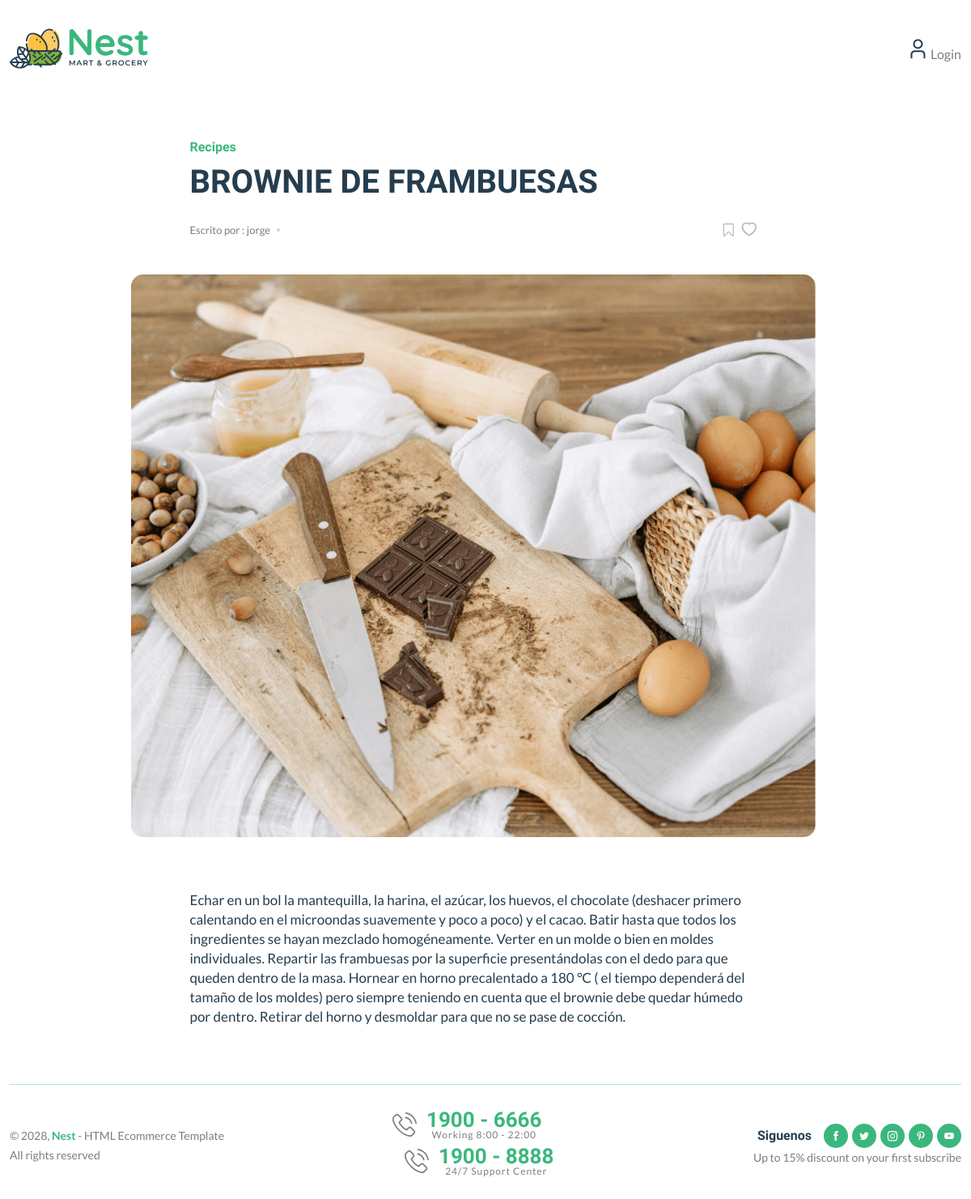
Page /blog/brownie-de-frambuesas on the committed database.
### blogs/models.py (models this page shows, shortened)
class Blog(models.Model):
    title = models.CharField(max_length=100)
    slug = models.SlugField(max_length=150,unique=True, blank=True)
    category = models.ForeignKey(Categorias, on_delete=models.CASCADE)
    author = models.ForeignKey(User, on_delete=models.CASCADE)
    featured_image = models.ImageField(upload_to='uploads/%Y/%m/%d')
    short_description = models.TextField(max_length=500)
    blog_body = models.TextField(max_length=2000)
    status = models.TextField(max_length=20,choices=STATUS_CHOICES, default="Draft")
    is_featured = models.BooleanField(default=False)
    created_at = models.DateTimeField(auto_now_add=True)
    update_at = models.DateTimeField(auto_now=True)

### blogs/views.py (the view)
# urls.py: path('blog/<slug:slug>', BlogViews.blogs, name='blogs'),
def blogs(request, slug):
    single_blog = get_object_or_404(Blog, slug = slug)
    context = {
        'single_blog': single_blog
    }
    return render(request, 'blogs.html',context)

### blogs/context_processor.py (called while the page is built)
def get_categories(request):
    categories = Categorias.objects.all()
    return dict(categories=categories)

### templates/blogs.html (shortened to what this page needs)
{% extends 'base.html' %}
{% load static %}
{% block content%}
<main class="main">
    <div class="page-content mb-50">
        <div class="container">
            <div class="row">
                <div class="col-lg-9 m-auto">
                    <div class="single-page pt-50 pr-30">
                        <div class="single-header style-2">
                            <div class="row">
                                <div class="col-xl-10 col-lg-12 m-auto">
                                    <h6 class="mb-10"><a href="#">Recipes</a></h6>
                                    <h2 class="mb-10">{{ single_blog.title}}</h2>
                                    <div class="single-header-meta">
                                        <div class="entry-meta meta-1 font-xs mt-15 mb-15">
                                            <span class="post-by">Escrito por : {{ single_blog.author }}</span>
                                        </div>
                                        <div class="social-icons single-share">
                                            <ul class="text-grey-5 d-inline-block">
                                                <li class="mr-5"><a href="#"><img src="{% static 'assets/imgs/theme/icons/icon-bookmark.svg' %}" alt=""></a></li>
                                                <li><img src="{% static 'assets/imgs/theme/icons/icon-heart-2.svg' %}" alt=""></li>
                                            </ul>
                                        </div>
                                    </div>
                                </div>
                            </div>
                        </div>
                        <figure class="single-thumbnail">
                            <img src="{{ single_blog.featured_image.url }}"  alt="">
                        </figure>
                        <div class="single-content">
                            <div class="row">
                                <div class="col-xl-10 col-lg-12 m-auto">
                                    <p>{{ single_blog.blog_body }}</p>
                            </div>
                        </div>
                    </div>
                </div>
            </div>
        </div>
    </div>
    </div>
</main>
{% endblock %}

### rows in the picture
Blog: title "BROWNIE DE FRAMBUESAS", author "jorge", featured_image (picture), blog_body "Echar en un bol la mantequilla, la harina, el azúcar, los huevos, el chocolate (deshacer primero calentando en el microondas suavemente y poco a poco) y el cacao. Batir hasta que todos los ingredientes se hayan mezclado homogéneamente. Verter en un molde o bien en moldes individuales. Repartir las frambuesas por la superficie presentándolas con el dedo para que queden dentro de la masa. Hornear en horno precalentado a 180 °C ( el tiempo dependerá del tamaño de los moldes) pero siempre teniendo en cuenta que el brownie debe quedar húmedo por dentro. Retirar del horno y desmoldar para que no se pase de cocción."
